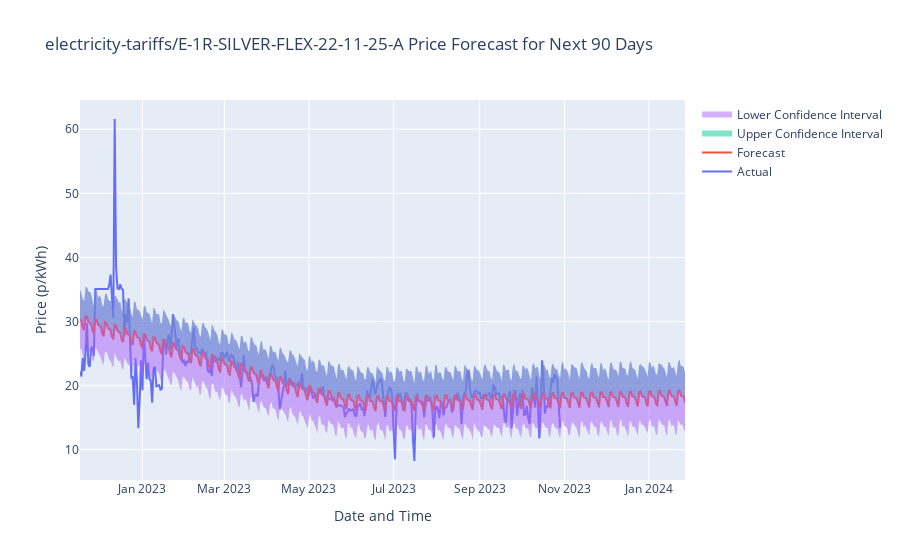
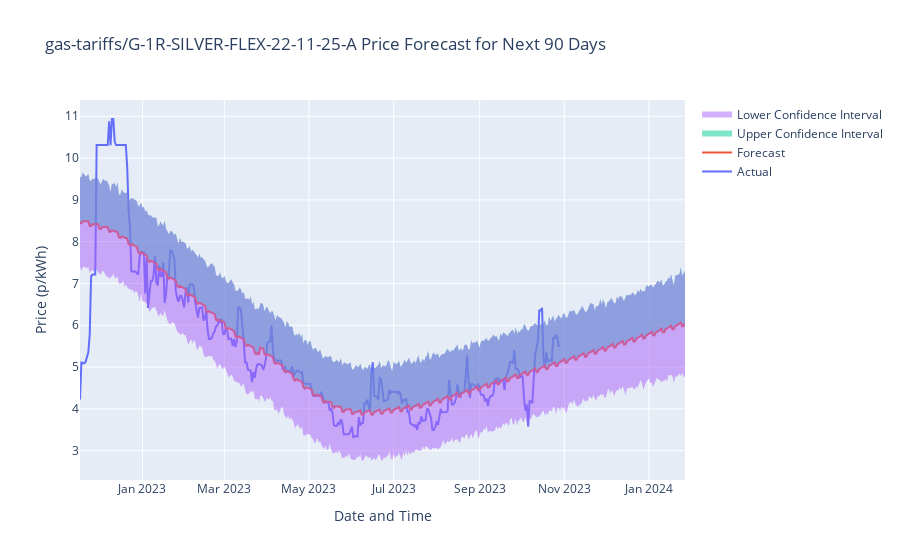

The cell these charts' notebook holds for them, in order:
### Code cell
# Loop through each unique Tariff Code (assuming TARIFF_CODES contains the codes for gas and electricity)
for utility, tariff_code in config['TARIFF_CODE'].items():
    # Prepare data for Prophet (ds: timestamp, y: value to forecast)
    prices = df[df['Tariff Code'] == tariff_code][['Valid From', 'Price (p/kWh)']]
    prices.columns = ['ds', 'y']
    prices['ds'] = pd.to_datetime(prices['ds']).dt.tz_localize(None)  # Remove timezone

    # Create and fit a Prophet model
    model = Prophet()
    model.fit(prices)

    # Predict future prices for the next PROPHET_FUTURE_PERIOD_DAYS days
    future = model.make_future_dataframe(periods=config['PROPHET_FUTURE_PERIOD_DAYS'], freq='D')
    forecast = model.predict(future)

    # Create interactive plot using Plotly
    fig = go.Figure()

    # Add actual price trace
    fig.add_trace(go.Scatter(x=prices['ds'], y=prices['y'], mode='lines', name='Actual'))

    # Add forecast trace
    fig.add_trace(go.Scatter(x=forecast['ds'], y=forecast['yhat'], mode='lines', name='Forecast'))

    # Add uncertainty intervals
    fig.add_trace(go.Scatter(x=forecast['ds'], y=forecast['yhat_upper'], fill='tonexty', mode='none', name='Upper Confidence Interval'))
    fig.add_trace(go.Scatter(x=forecast['ds'], y=forecast['yhat_lower'], fill='tonexty', mode='none', name='Lower Confidence Interval'))

    # Update layout
    fig.update_layout(
        title=f"{tariff_code} Price Forecast for Next {config['PROPHET_FUTURE_PERIOD_DAYS']} Days",
        xaxis_title='Date and Time',
        yaxis_title='Price (p/kWh)',
        hovermode="x unified"
    )

    # Sanitize Tariff Code for use in a filename
    sanitized_code = re.sub(r'[\\/*?:"<>|]', '_', tariff_code).lower()
    # Save as HTML
    fig.write_html(f"{sanitized_code.lower()}_prices_3_month_prophet_anomalies_plot_interactive.html")

    # Show the plot
    fig.show()

### Figure 1 — Plotly figure (JSON) as saved in the notebook; plotly's stock layout.template omitted (floating-point values rounded to 4 significant figures; data arrays with more than 128 entries replaced by an {"elided": "..."} marker saying what was removed)
{"data": [{"mode": "lines", "name": "Actual", "type": "scatter", "x": {"elided": "347 str values"}, "y": {"elided": "347 float values"}}, {"mode": "lines", "name": "Forecast", "type": "scatter", "x": {"elided": "437 str values"}, "y": {"elided": "437 float values"}}, {"fill": "tonexty", "mode": "none", "name": "Upper Confidence Interval", "type": "scatter", "x": {"elided": "437 str values"}, "y": {"elided": "437 float values"}}, {"fill": "tonexty", "mode": "none", "name": "Lower Confidence Interval", "type": "scatter", "x": {"elided": "437 str values"}, "y": {"elided": "437 float values"}}], "layout": {"hovermode": "x unified", "title": {"text": "electricity-tariffs/E-1R-SILVER-FLEX-22-11-25-A Price Forecast for Next 90 Days"}, "xaxis": {"title": {"text": "Date and Time"}}, "yaxis": {"title": {"text": "Price (p/kWh)"}}}}

### Figure 2 — Plotly figure (JSON) as saved in the notebook; plotly's stock layout.template omitted (floating-point values rounded to 4 significant figures; data arrays with more than 128 entries replaced by an {"elided": "..."} marker saying what was removed)
{"data": [{"mode": "lines", "name": "Actual", "type": "scatter", "x": {"elided": "347 str values"}, "y": {"elided": "347 float values"}}, {"mode": "lines", "name": "Forecast", "type": "scatter", "x": {"elided": "437 str values"}, "y": {"elided": "437 float values"}}, {"fill": "tonexty", "mode": "none", "name": "Upper Confidence Interval", "type": "scatter", "x": {"elided": "437 str values"}, "y": {"elided": "437 float values"}}, {"fill": "tonexty", "mode": "none", "name": "Lower Confidence Interval", "type": "scatter", "x": {"elided": "437 str values"}, "y": {"elided": "437 float values"}}], "layout": {"hovermode": "x unified", "title": {"text": "gas-tariffs/G-1R-SILVER-FLEX-22-11-25-A Price Forecast for Next 90 Days"}, "xaxis": {"title": {"text": "Date and Time"}}, "yaxis": {"title": {"text": "Price (p/kWh)"}}}}
